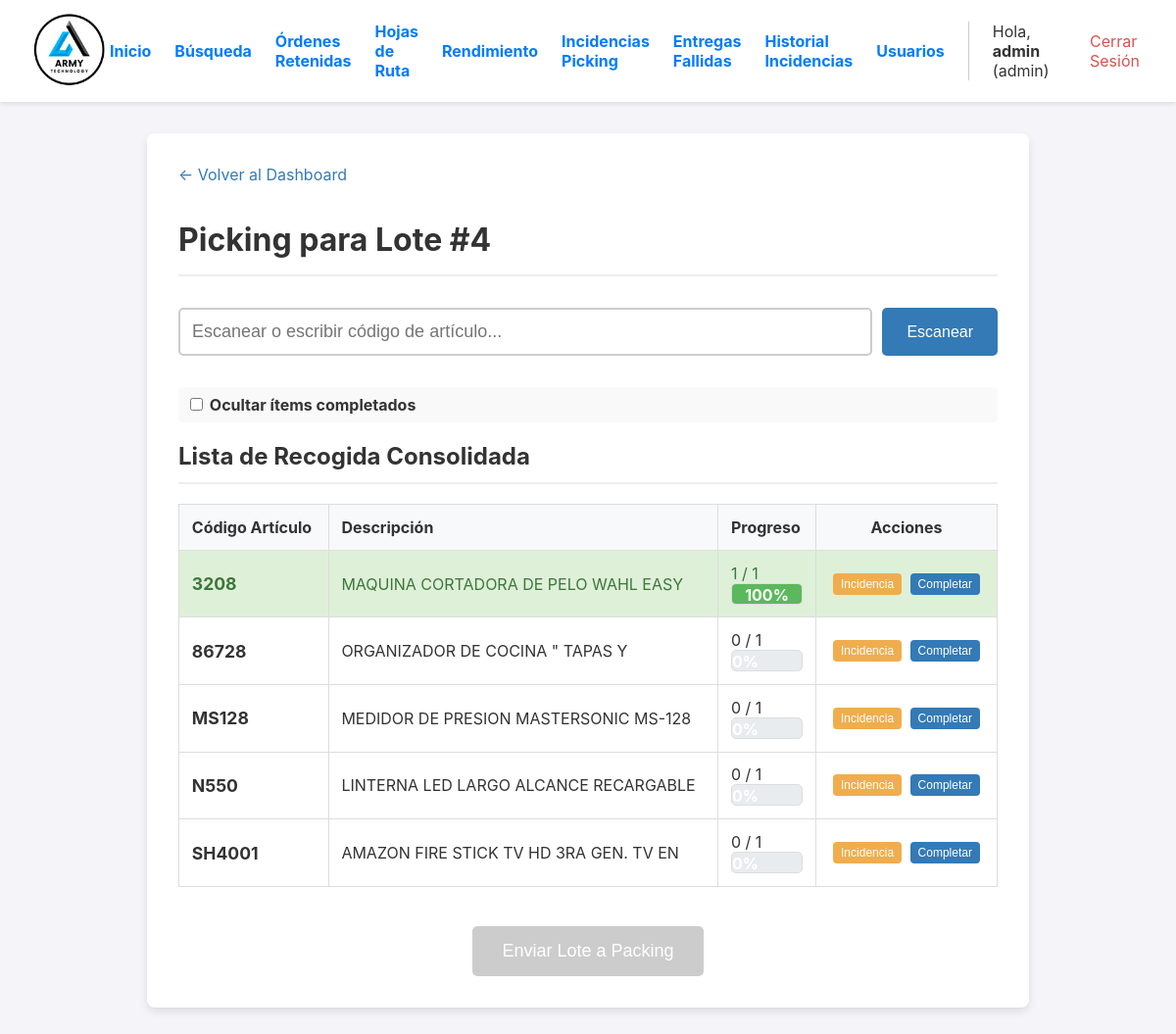
Screenshot of /lote/4 (signed in) with the database file from the repository.
### app.py (models this page shows, shortened)
class User(UserMixin, db.Model):
    id = db.Column(db.Integer, primary_key=True)
    username = db.Column(db.String(80), unique=True, nullable=False)
    password_hash = db.Column(db.String(256), nullable=False)
    role = db.Column(db.String(20), nullable=False, default='operario')

class LotePicking(db.Model):
    id = db.Column(db.Integer, primary_key=True)
    fecha_creacion = db.Column(db.DateTime, nullable=False, default=datetime.datetime.utcnow)
    estado = db.Column(db.String(20), nullable=False, default='ACTIVO')
    ordenes = db.relationship('Orden', backref='lote', lazy=True)
    operario_id = db.Column(db.Integer, db.ForeignKey('user.id', ondelete='SET NULL'), nullable=True)
    operario = db.relationship('User', backref='lotes_asignados')

class ItemOrden(db.Model):
    id = db.Column(db.Integer, primary_key=True)
    orden_id = db.Column(db.Integer, db.ForeignKey('orden.id'), nullable=False)
    codigo_articulo = db.Column(db.String(100), nullable=False)
    descripcion_articulo = db.Column(db.String(300), nullable=False)
    cantidad_solicitada = db.Column(db.Integer, nullable=False)
    cantidad_recogida = db.Column(db.Integer, nullable=False, default=0)
    cantidad_empacada = db.Column(db.Integer, nullable=False, default=0)
    tiene_incidencia = db.Column(db.Boolean, default=False, nullable=False)
    tipo_incidencia = db.Column(db.String(50), nullable=True)
    nota_incidencia = db.Column(db.Text, nullable=True)

### app.py (the view)
@app.route('/lote/<int:lote_id>')
@login_required
def detalle_lote(lote_id):
    lote = LotePicking.query.get_or_404(lote_id)
    lista_consolidada = defaultdict(lambda: {'descripcion': '', 'solicitado': 0, 'recogido': 0, 'items_individuales': []})
    for orden in lote.ordenes:
        for item in orden.items:
            consolidado = lista_consolidada[item.codigo_articulo]
            consolidado['descripcion'] = item.descripcion_articulo
            consolidado['solicitado'] += item.cantidad_solicitada
            consolidado['recogido'] += item.cantidad_recogida
            consolidado['items_individuales'].append(item)
    lista_final = sorted(lista_consolidada.items(), key=lambda x: x[0])
    picking_completo = all(item['recogido'] >= item['solicitado'] for _, item in lista_consolidada.items()) if lista_consolidada else False
    return render_template('detalle_lote.html', lote=lote, lista_consolidada=lista_final, picking_completo=picking_completo )

### app.py (called while the page is built)
@login_manager.user_loader
def load_user(user_id):
    return db.session.get(User, int(user_id))

### templates/detalle_lote.html (shortened to what this page needs)
{% extends "layout.html" %}
{% block content %}
<div class="container">
    <a href="{{ url_for('dashboard') }}" class="back-link">← Volver al Dashboard</a>
    <h1>Picking para Lote #{{ lote.id }}</h1>
    <form id="scan-form" class="scan-form">
        <input type="text" id="scan-input" class="scan-input" placeholder="Escanear o escribir código de artículo..." autofocus onfocus="this.select()" autocomplete="off">
        <button type="submit" class="scan-btn">Escanear</button>
    </form>
    <div class="view-options">
        <label>
            <input type="checkbox" id="toggle-ocultar-completados">
            Ocultar ítems completados
        </label>
    </div>
    <h2>Lista de Recogida Consolidada</h2>
    <table>
        <thead>
            <tr>
                <th>Código Artículo</th>
                <th>Descripción</th>
                <th>Progreso</th>
                <th style="text-align: center;">Acciones</th>
            </tr>
        </thead>
        <tbody>
            {% for codigo, item in lista_consolidada %}
            <tr id="item-row-{{ codigo }}" class="item-row" data-codigo="{{ codigo }}">
                <td><strong>{{ codigo }}</strong></td>
                <td>{{ item.descripcion }}</td>
                <td>
                    <span id="progreso-texto-{{ codigo }}">{{ item.recogido }} / {{ item.solicitado }}</span>
                    <div class="progress-bar">
                        {% set progreso_inicial = (item.recogido / item.solicitado) * 100 if item.solicitado > 0 else 0 %}
                        <div id="progreso-barra-{{ codigo }}" class="progress" style="width: {{ progreso_inicial }}%;">
                            {{ '%.0f'|format(progreso_inicial) }}%
                        </div>
                    </div>
                </td>
                <td style="text-align: center;" class="action-buttons">
                    <button class="incidencia-btn" data-codigo="{{ codigo }}" data-descripcion="{{ item.descripcion }}" data-solicitado="{{ item.solicitado }}">
                        Incidencia
                    </button>
                    {% if current_user.role == 'admin' %}
                    <button class="completar-btn" data-codigo="{{ codigo }}">Completar</button>
                    {% endif %}
                </td>
            </tr>
            {% endfor %}
        </tbody>
    </table>
    <div style="text-align: center; margin-top: 2.5em;">
        <form action="{{ url_for('finalizar_lote', lote_id=lote.id) }}" method="POST">
            <button id="finalizar-btn" type="submit" class="finalizar-btn" {% if not picking_completo %}disabled{% endif %}>
                Enviar Lote a Packing
            </button>
        </form>
    </div>
</div>
{% endblock %}

### templates/layout.html (shortened to what this page needs)
<!DOCTYPE html>
<html lang="es">
<head>
</head>
<body>
    <header>
        <div class="logo">
            <a href="{{ url_for('dashboard') }}">
                <img src="{{ url_for('static', filename='img/logo.png') }}" alt="Logo de la Empresa">
            </a>
        </div>
        <nav class="nav">
             {% if current_user.is_authenticated %}
                {% if current_user.role == 'admin' %}
                    <div class="nav-admin-links">
                        <a href="{{ url_for('dashboard') }}">Inicio</a>
                        <a href="{{ url_for('reportes_y_busqueda') }}">Búsqueda</a>
                        <a href="{{ url_for('ordenes_retenidas') }}">Órdenes Retenidas</a>
                        <a href="{{ url_for('gestionar_rutas') }}">Hojas de Ruta</a>
                        <a href="{{ url_for('reporte_operarios') }}">Rendimiento</a>
                        <a href="{{ url_for('gestionar_incidencias') }}" class="nav-link-with-badge">
                            Incidencias Picking
                        </a>
                        <a href="{{ url_for('gestionar_entregas_fallidas') }}" class="nav-link-with-badge">
                            Entregas Fallidas
                        </a>
                        <a href="{{ url_for('historial_incidencias') }}">Historial Incidencias</a>
                        <a href="{{ url_for('gestionar_usuarios') }}">Usuarios</a>
                    </div>
                {% endif %}
                <div class="user-info">
                    <span>Hola, <strong>{{ current_user.username }}</strong> ({{ current_user.role }})</span>
                    <a href="{{ url_for('logout') }}" style="color: #d9534f;">Cerrar Sesión</a>
                </div>
             {% endif %}
        </nav>
    </header>
    <main>
        {% block content %}{% endblock %}
    </main>
</body>
</html>

### templates/layout.html (style rules this page uses)
body { font-family: -apple-system, BlinkMacSystemFont, "Segoe UI", Roboto, "Helvetica Neue", Arial, sans-serif; margin: 0; background-color: #f4f4f9; color: #333; }
header { background-color: #fff; padding: 10px 2em; display: flex; justify-content: space-between; align-items: center; box-shadow: 0 2px 4px rgba(0,0,0,0.1); position: sticky; top: 0; z-index: 100; }
.logo img { height: 80px; }
.nav { display: flex; align-items: center; gap: 1em; }
.nav-admin-links { display: flex; align-items: center; gap: 1.5em; font-weight: bold; border-right: 1px solid #ccc; padding-right: 1.5em; margin-right: 0.5em; }
.nav-admin-links a, .user-info a { text-decoration: none; color: #007bff; }
.user-info { display: flex; align-items: center; gap: 1em; }
main { padding: 2em; }
* { box-sizing: border-box; }
main { padding: 1em; }
@media (min-width: 768px) { main { padding: 2em; } }
.nav-link-with-badge { position: relative; text-decoration: none; }

### templates/detalle_lote.html (style rules this page uses)
.container { max-width: 900px; margin: auto; background: white; padding: 2em; border-radius: 8px; box-shadow: 0 4px 8px rgba(0,0,0,0.1); }
h1, h2 { border-bottom: 2px solid #eee; padding-bottom: 0.5em; }
.back-link { display: inline-block; margin-bottom: 1rem; color: #337ab7; text-decoration: none; }
.scan-form { margin: 2em 0; display: flex; gap: 10px; flex-direction: column; }
.scan-input { flex-grow: 1; padding: 12px; font-size: 18px; border: 2px solid #ccc; border-radius: 5px; transition: border-color 0.3s; }
.scan-btn { padding: 12px 25px; font-size: 16px; background-color: #337ab7; color: white; border: none; border-radius: 5px; cursor: pointer; transition: background-color 0.3s; }
table { width: 100%; border-collapse: collapse; margin-top: 1em; }
th, td { border: 1px solid #ddd; padding: 0.8em; text-align: left; vertical-align: middle; }
th { background-color: #f8f9fa; }
td strong { font-size: 1.1em; }
.view-options { margin-bottom: 1rem; padding: 0.5rem; background-color: #f9f9f9; border-radius: 5px; }
.view-options label { font-weight: bold; cursor: pointer; }
.action-buttons button { margin: 2px; }
.incidencia-btn { background-color: #f0ad4e; color: white; border: none; padding: 4px 8px; font-size: 12px; border-radius: 4px; cursor: pointer; }
.completar-btn { background-color: #337ab7; color: white; border: none; padding: 4px 8px; font-size: 12px; border-radius: 4px; cursor: pointer; }
.item-completado { background-color: #dff0d8 !important; color: #3c763d; }
.progress-bar { background-color: #e9ecef; border-radius: 5px; overflow: hidden; height: 22px; border: 1px solid #ddd; }
.progress { background-color: #5cb85c; color: white; text-align: center; font-weight: bold; height: 100%; line-height: 22px; transition: width 0.4s ease-in-out; }
.finalizar-btn { background-color: #28a745; color: white; padding: 15px 30px; font-size: 18px; border: none; border-radius: 5px; cursor: pointer; }
.finalizar-btn:disabled { background-color: #ccc; cursor: not-allowed; }
@media (min-width: 768px) { .scan-form { flex-direction: row; } }

### rows the page displays
User: username "admin", role "admin"
LotePicking: id "4"
ItemOrden: codigo_articulo "3208", descripcion "MAQUINA CORTADORA DE PELO WAHL EASY", recogido "1", solicitado "1", progreso_inicial "100"
ItemOrden: codigo_articulo "86728", descripcion "ORGANIZADOR DE COCINA \" TAPAS Y", recogido "0", solicitado "1", progreso_inicial "0"
ItemOrden: codigo_articulo "MS128", descripcion "MEDIDOR DE PRESION MASTERSONIC MS-128", recogido "0", solicitado "1", progreso_inicial "0"
ItemOrden: codigo_articulo "N550", descripcion "LINTERNA LED LARGO ALCANCE RECARGABLE", recogido "0", solicitado "1", progreso_inicial "0"
ItemOrden: codigo_articulo "SH4001", descripcion "AMAZON FIRE STICK TV HD 3RA GEN. TV EN", recogido "0", solicitado "1", progreso_inicial "0"
